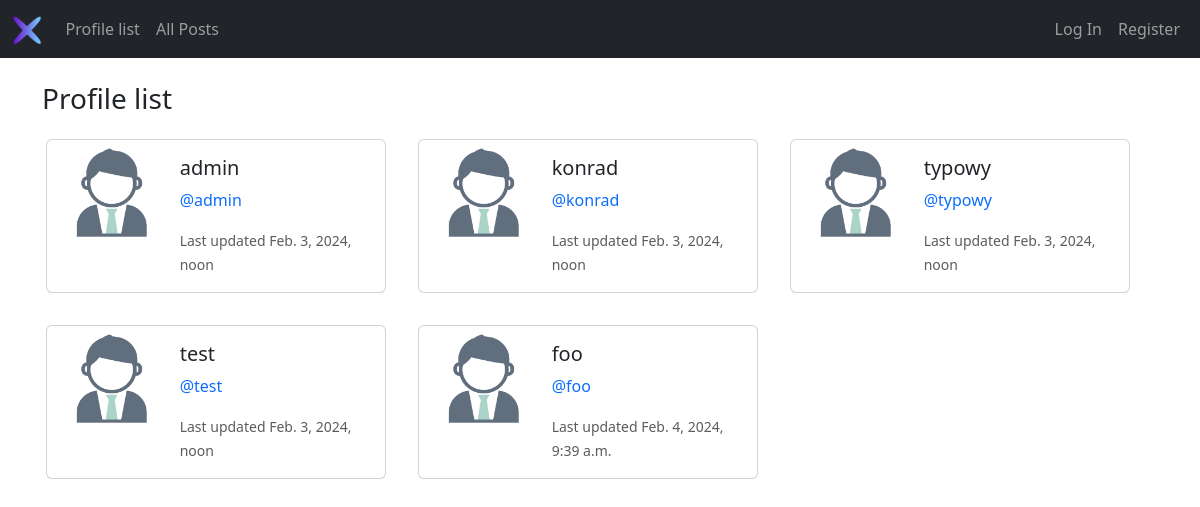
Page /all_users on the committed database.
### network/models.py (models this page shows)
class User(AbstractUser):
    posts = models.ManyToManyField('Post',
        symmetrical=False,
        related_name='author',
        blank=True)
    follows = models.ManyToManyField('self',
        symmetrical=False,
        related_name='followed_by',
        blank=True)
    last_activity = models.DateTimeField(auto_now=True)

### network/views.py (the view)
# urls.py: path("all_users", views.all_users, name="all_users"),
def all_users(request):
    if request.user.is_authenticated:
        users = User.objects.exclude(id=request.user.id)
        return render(request, "network/all_users.html", {
            "users": users
        })
    else:
        users = User.objects.all()
        return render(request, "network/all_users.html", { "users": users })

### network/templates/network/all_users.html
{% extends "network/layout.html" %}
{% load static %}
{% block body %}
<h3>Profile list</h3>
<div class="row">
{% for user in users %}
    <div class="card m-3 col-4" style="max-width: 340px;">
        <div class="row g-0">
            <div class="col-md-4">
                <img src="{% static 'network/images/user_profile_default.jpg' %}" class="img-fluid rounded-start" alt="user_profile">
            </div>
            <div class="col-md-8">
                <div class="card-body">
                <h5 class="card-title">{{ user }}</h5>
                <p class="card-text"><a href="{% url 'profile' user %}">@{{ user }}</a></p>
                <p class="card-text"><small class="text-body-secondary">Last updated {{ user.last_activity }}</small></p>
                </div>
            </div>
        </div>
    </div>
{% endfor %}
</div>
{% endblock %}

### network/static/network/styles.css (style rules this page uses)
a { text-decoration: none; }

### rows in the picture
User: username "admin", last_activity "Feb. 3, 2024, noon"
User: username "konrad", last_activity "Feb. 3, 2024, noon"
User: username "typowy", last_activity "Feb. 3, 2024, noon"
User: username "test", last_activity "Feb. 3, 2024, noon"
User: username "foo", last_activity "Feb. 4, 2024, 9:39 a.m."
